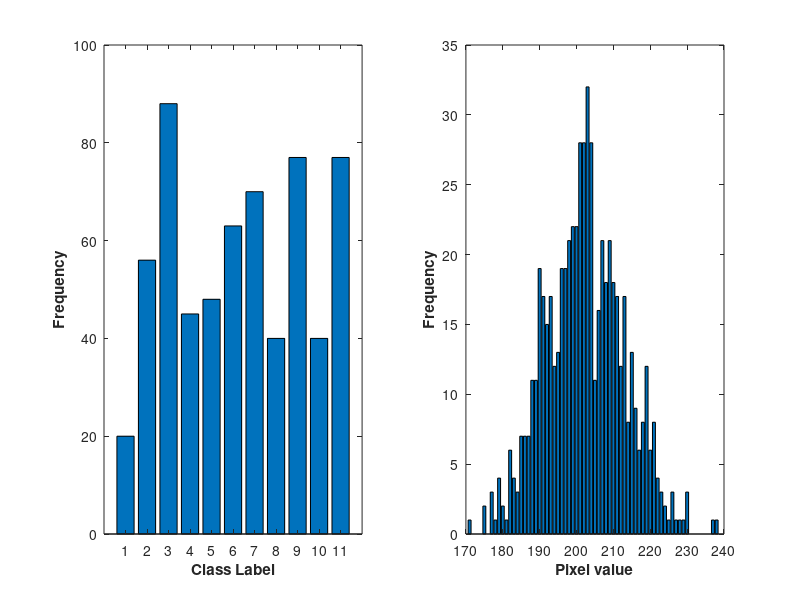
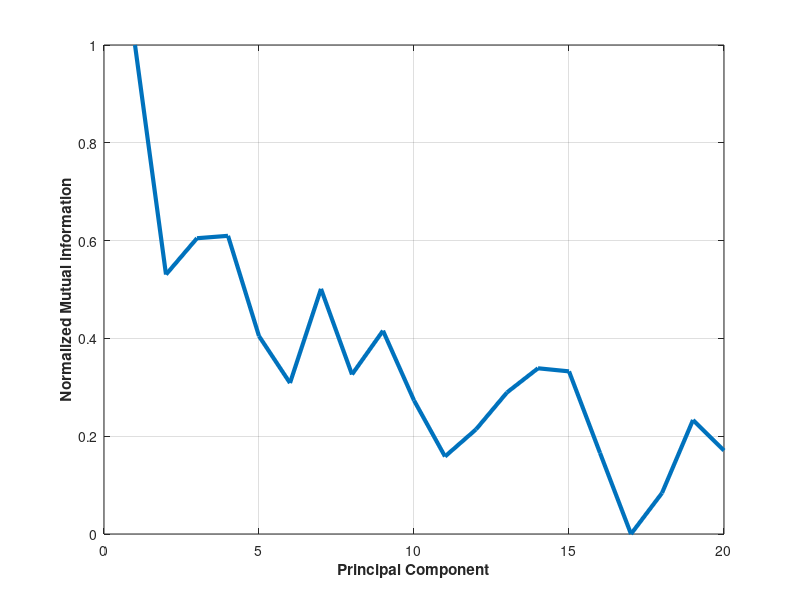

MATLAB code for these plots, in order:
clc;
clear all;
close all;

% mutual information
load PC_train_11.txt % loads input data
data=PC_train_11(:,3:end);% input starting from row 3 upto end are considered sample data 

c1 =PC_train_11(:,1);% first row input is cosidered as class label
[n m] = size(c1);%n= row , m= column of class label data
H_classlabel = zeros(1,m);



for Column = 1:m
    Alphabet = unique(c1(:,Column));%finds each class label
    Frequency = zeros(size(Alphabet));% for each class label
    for symbol = 1:length(Alphabet)
        Frequency(symbol) = sum(c1(:,Column) == Alphabet(symbol));%total no of each class label appearing
    end
    P = Frequency / sum(Frequency);% calculates probablity of each class label
    H_classlabel(Column) = -sum(P .* log2(P));% calculates marginal entropy of each class label
end
 figure,%plots histogram of class label
 subplot(1,2,1)
 bar( Alphabet,Frequency)
xlabel('Class Label','FontWeight','bold');
ylabel('Frequency','FontWeight','bold');
%title('Class Label histogram');
[n1, m1] = size(data);%n= row , m= column of sample data
H_sample = zeros(1,m);

for Column = 1:m1
    Alphabet1 = unique(data(:,Column));%finds each class of sample
    Frequency1 = zeros(size(Alphabet1));
    for symbol = 1:length(Alphabet1)
        Frequency1(symbol) = sum(data(:,Column) == Alphabet1(symbol));%total no of each sample class  appearing
    end
    P1 = Frequency1 / sum(Frequency1);% calculates probablity of each sample
    H_sample(Column) = -sum(P1 .* log2(P1));% calculates marginal entropy of each sample
end
 subplot(1,2,2)%plots histogram of sample
 bar( Alphabet1,Frequency1)
 xlabel('Pixel value','FontWeight','bold');
 ylabel('Frequency','FontWeight','bold');
% title('Sample histogram');

mi=zeros(1,m1);
for i=1:m1
    indrow = double(c1(:)) + 1;%no of class label
    indcol = double(data(:,i)) + 1;% data in i th column
    jointHistogram = accumarray([indrow indcol], 1);% creates combination of (xi, yi)
    jointProb = jointHistogram / numel(indrow);%calculates joint probabilty of (xi, yi)
    indNoZero = jointHistogram ~= 0;%initially probability 0
    jointProb1DNoZero = jointProb(indNoZero);%satarts from (0,0)
    jointEntropy = -sum(jointProb1DNoZero.*log2(jointProb1DNoZero));%calculates joint entropy h(x,y)
    mi(i)=H_sample(i)+ H_classlabel-jointEntropy;%calculates mi = h(x)+h(y)-h(x,y)
    I(i) = mi(i)./ sqrt(H_sample(i).* H_classlabel); 
end
normData = mi - min(mi(:));
normData = normData ./ (max(mi(:))- min(mi(:)));
pc=1:m1;
figure,%plots mi vs pc graph
plot(pc,normData,'LineWidth',3)
grid on;
xlabel('Principal Component','FontWeight','bold');
ylabel('Normalized Mutual information','FontWeight','bold');
%title('Normalized Mutual information between class label and principal component');

[spam, idx]=sort(normData(:), 'descend');
mi_pc=idx(1:10)'%takes best 10 mi 
